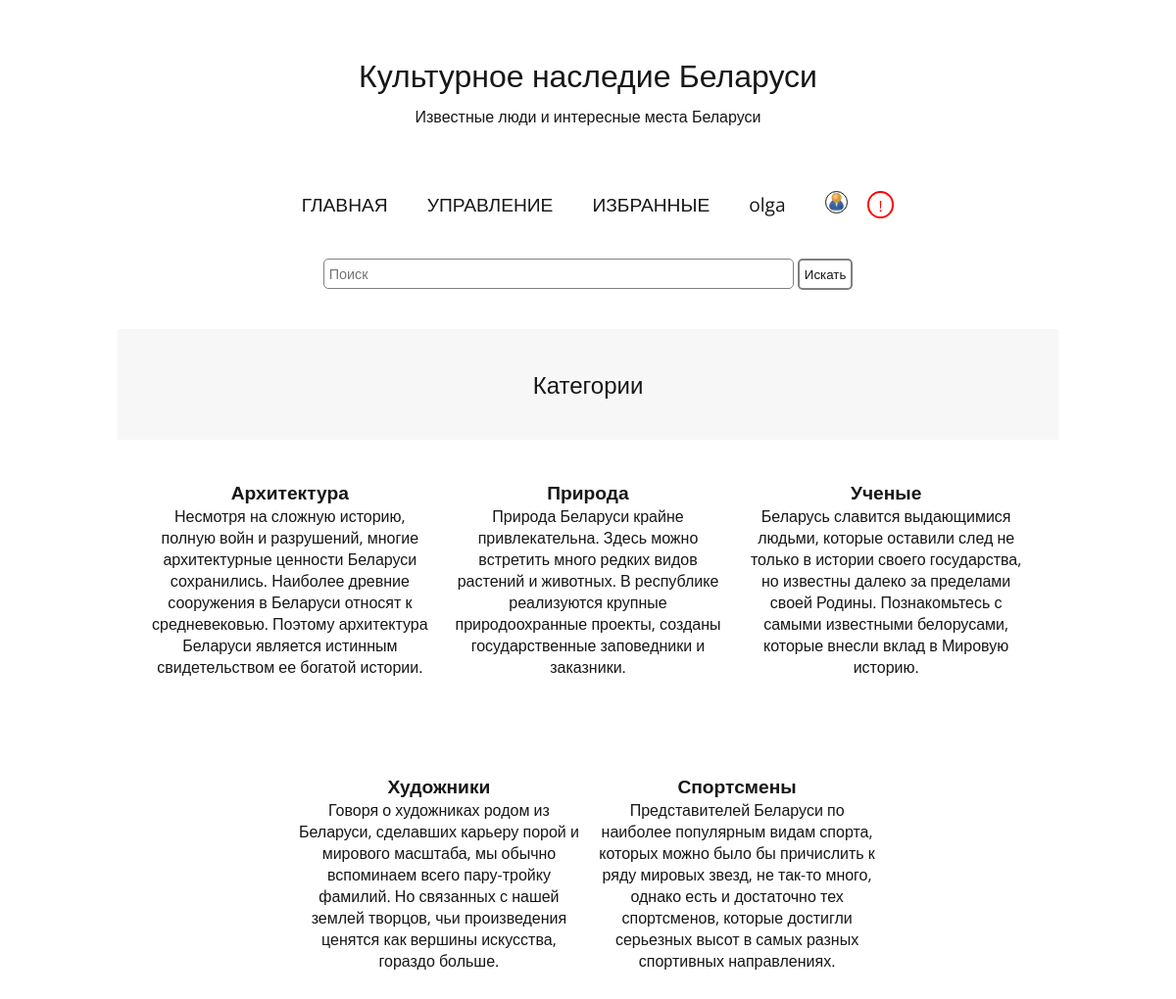
The app's page /pages/home.php (signed in), older data.
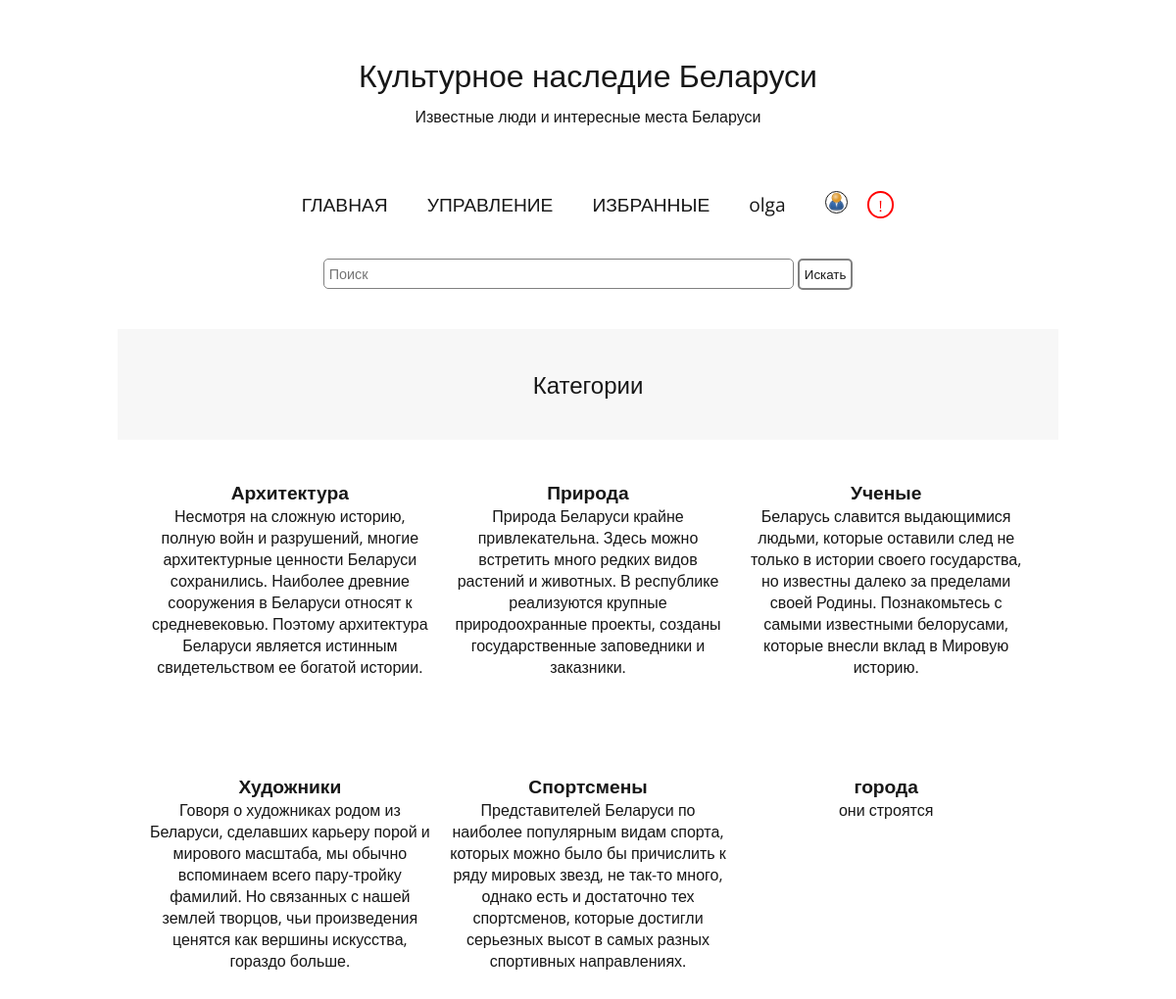
The same page, newer data.
### tables this page shows
CREATE TABLE `categories` (
  `id` int(11) NOT NULL,
  `title` varchar(100) NOT NULL,
  `description` varchar(255) NOT NULL,
  `last_author` varchar(20) DEFAULT NULL,
  `pubdate` timestamp NOT NULL DEFAULT current_timestamp()
);

### pages/home.php (the view, shortened to what this page needs)
<!DOCTYPE html>
<html lang="ru">
<head>
	<?php require '../includes/config.php' ?>
	<?php include '../includes/common-header.php' ?>
	<link rel="stylesheet" type="text/css" href="../css/home.css?version=1.0">
	<link rel="stylesheet" type="text/css" href="../css/post-info.css?version=1.0">
	<link rel="stylesheet" type="text/css" href="../css/post.css?version=1.0">
	<link rel="stylesheet" type="text/css" href="../css/logo.css?version=1.0">
</head>
<body>
	<?php include '../includes/logo.php' ?>
	<?php include '../includes/topnav.php' ?>
	<div class="container wrapper">
		<form method="get" action="../pages/search-results.php" autocomplete="off">
			<input class="search-input" type="text" placeholder="Поиск" name="search_key" value="<?php if (isset($key)) {echo $key;} ?>" maxlength="25">
			<button class="send-button" type="submit">Искать</button>
		</form>
		<div class="header-subtitle">
			<span>Категории</span>
		</div>
		<div class="category-container">
			<?php
				$categories = mysqli_query($connection, "SELECT * from `categories`");
				if (mysqli_num_rows($categories) > 0) {
					while ($category = mysqli_fetch_assoc($categories)) {
						?>
						<div class="category-item">
								<a href="category.php?cat=<?php echo $category['id'] ?>">
									<span class="cat-title"><?php echo $category['title'] ?></span>
									<div class="cat-description">
										<span><?php echo $category['description'] ?></span>
									</div>
								</a>
						</div>
						<?php
					}
				}
			?>
		</div>
	</div>
</body>
</html>

Row changes from the older to the newer data that the page shows:
added categories: title "города", description "они строятся"
